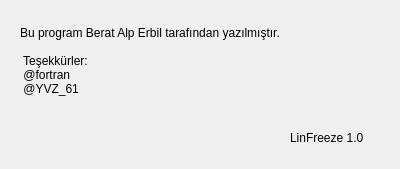
<?xml version="1.0" encoding="UTF-8"?>
<ui version="4.0">
 <class>Form</class>
 <widget class="QWidget" name="Form">
  <property name="geometry">
   <rect>
    <x>0</x>
    <y>0</y>
    <width>400</width>
    <height>169</height>
   </rect>
  </property>
  <property name="windowTitle">
   <string>Hakkında</string>
  </property>
  <widget class="QLabel" name="label">
   <property name="geometry">
    <rect>
     <x>20</x>
     <y>20</y>
     <width>331</width>
     <height>81</height>
    </rect>
   </property>
   <property name="text">
    <string>Bu program Berat Alp Erbil tarafından yazılmıştır. 
 
 Teşekkürler: 
 @fortran 
 @YVZ_61</string>
   </property>
  </widget>
  <widget class="QLabel" name="label_2">
   <property name="geometry">
    <rect>
     <x>290</x>
     <y>130</y>
     <width>101</width>
     <height>16</height>
    </rect>
   </property>
   <property name="text">
    <string>LinFreeze 1.0</string>
   </property>
  </widget>
 </widget>
 <resources/>
 <connections/>
</ui>
